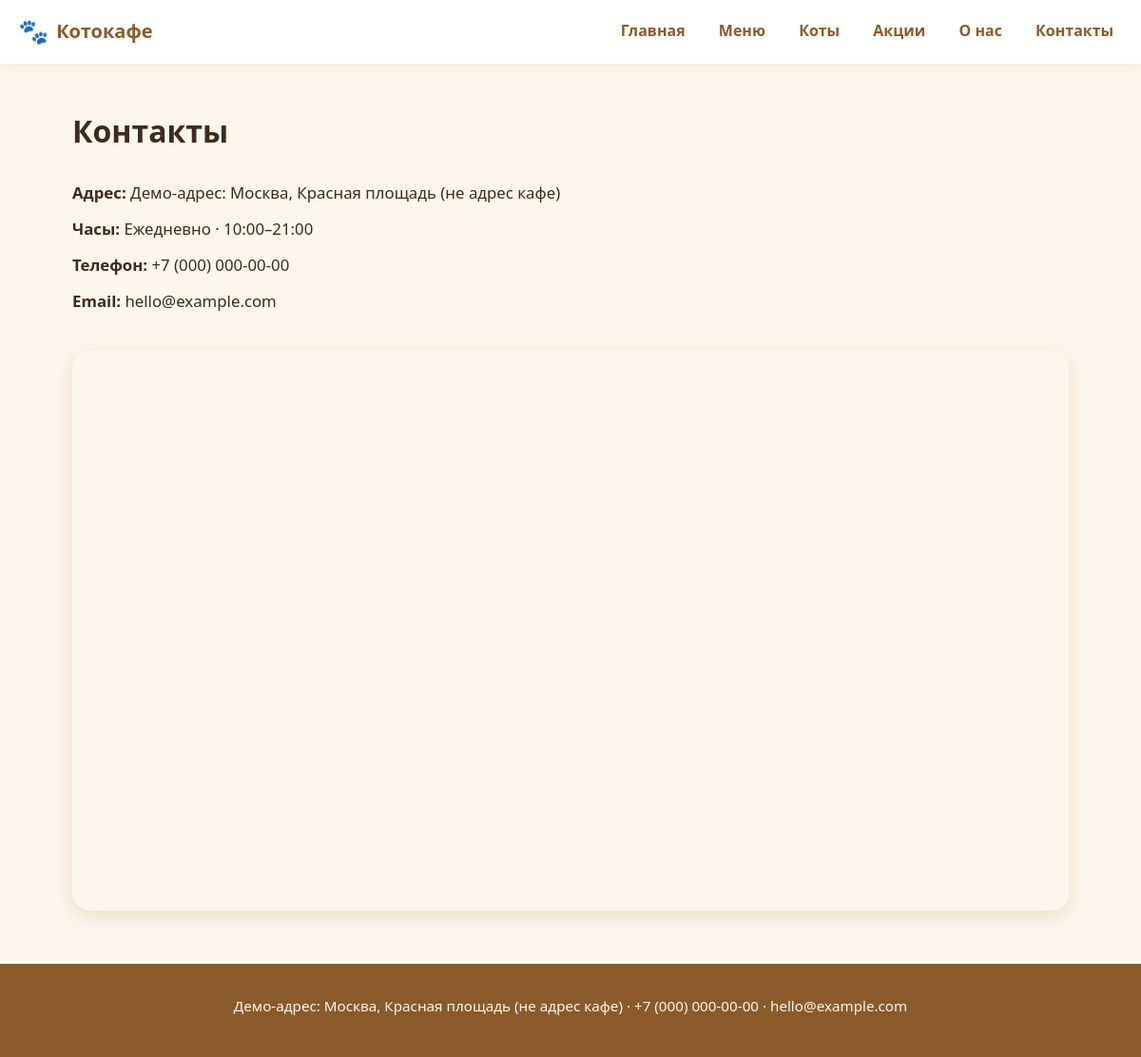
Screenshot of /contacts with the database file from the repository.
### models.py (models this page shows)
class Contact(db.Model):
    __tablename__ = 'cafe_contact'
    id = db.Column(db.Integer, primary_key=True)
    address = db.Column(db.String(250))
    address_en = db.Column(db.String(250))
    hours = db.Column(db.String(150))
    hours_en = db.Column(db.String(150))
    phone = db.Column(db.String(50))
    email = db.Column(db.String(254))
    map_url = db.Column(db.String(200))
    social_url = db.Column(db.String(200))

### app.py (the view)
@app.route('/contacts/')
@app.route('/contacts')
def contacts():
    return render_template('contacts.html')

### app.py (called while the page is built)
@app.context_processor
def inject_globals():
    return {
        'contact': Contact.query.first(),
        'social_links': (
            SocialLink.query
            .filter_by(active=True)
            .order_by(SocialLink.sort_order, SocialLink.id)
            .all()
        ),
    }

### templates/contacts.html (shortened to what this page needs)
{% extends 'base.html' %}
{% block content %}
<h1>Контакты</h1>
{% if contact %}
  <ul class="contacts-list">
    <li><strong>Адрес:</strong> {{ contact.address }}</li>
    <li><strong>Часы:</strong> {{ contact.hours }}</li>
    <li><strong>Телефон:</strong> {{ contact.phone }}</li>
    <li><strong>Email:</strong> {{ contact.email }}</li>
  </ul>
  {% if contact.map_url %}
    <iframe class="map" src="{{ contact.map_url }}" loading="lazy"
            title="Карта"></iframe>
  {% endif %}
{% else %}
  <p>Контакты пока не заполнены.</p>
{% endif %}
{% endblock %}

### templates/base.html (shortened to what this page needs)
<!doctype html>
<html lang="ru">
<head>
  <link rel="stylesheet" href="{{ url_for('static', filename='css/style.css') }}">
</head>
<body>
  <header class="site-header">
    <a class="logo" href="{{ url_for('home') }}">
      <span class="logo-icon">🐾</span>
      <span class="logo-text">Котокафе</span>
    </a>
    <nav class="nav">
      <a href="{{ url_for('home') }}">Главная</a>
      <a href="{{ url_for('menu') }}">Меню</a>
      <a href="{{ url_for('cats') }}">Коты</a>
      <a href="{{ url_for('promotions') }}">Акции</a>
      <a href="{{ url_for('about') }}">О нас</a>
      <a href="{{ url_for('contacts') }}">Контакты</a>
    </nav>
  </header>
  <main class="container">
    {% block content %}{% endblock %}
  </main>
  <footer class="site-footer">
    <div>
      {% if contact %}
        {{ contact.address }} ·
        {{ contact.phone }} ·
        {{ contact.email }}
      {% endif %}
    </div>
  </footer>
</body>
</html>

### static/css/style.css (style rules this page uses)
:root { --cream: #fdf6ec; --cocoa: #8b5a2b; --caramel: #d9a26b; --peach: #f4a261; --ink: #3d2b1f; --muted: #8a7864; }
* { box-sizing: border-box; }
html, body { margin: 0; padding: 0; background: var(--cream); color: var(--ink); font-family: "Nunito", "Segoe UI", system-ui, sans-serif; line-height: 1.6; }
body { display: flex; flex-direction: column; min-height: 100vh; }
a { color: var(--cocoa); text-decoration: none; }
.container { flex: 1; width: 100%; max-width: 1080px; margin: 0 auto; padding: 1.5rem 1rem 3rem; }
.site-header { display: flex; align-items: center; justify-content: space-between; gap: 1rem; padding: .8rem 1.2rem; background: white; box-shadow: 0 2px 10px rgba(139, 90, 43, .08); position: sticky; top: 0; z-index: 10; flex-wrap: wrap; }
.logo { display: flex; align-items: center; gap: .5rem; font-weight: 800; font-size: 1.25rem; color: var(--cocoa); }
.logo-icon { font-size: 1.6rem; }
.nav { display: flex; gap: 1rem; flex-wrap: wrap; }
.nav a { padding: .35rem .6rem; border-radius: 999px; font-weight: 600; }
.site-footer { padding: 2rem 1.2rem; background: var(--cocoa); color: var(--cream); text-align: center; font-size: .95rem; }
.contacts-list { list-style: none; padding: 0; }
.contacts-list li { padding: .35rem 0; font-size: 1.05rem; }
.map { width: 100%; border: 0; border-radius: 18px; aspect-ratio: 16/9; box-shadow: 0 6px 18px rgba(139, 90, 43, .15); margin-top: 1rem; }

### rows the page displays
Contact: address "Демо-адрес: Москва, Красная площадь (не адрес кафе)", hours "Ежедневно · 10:00–21:00", phone "+7 (000) 000-00-00", email "hello@example.com"
